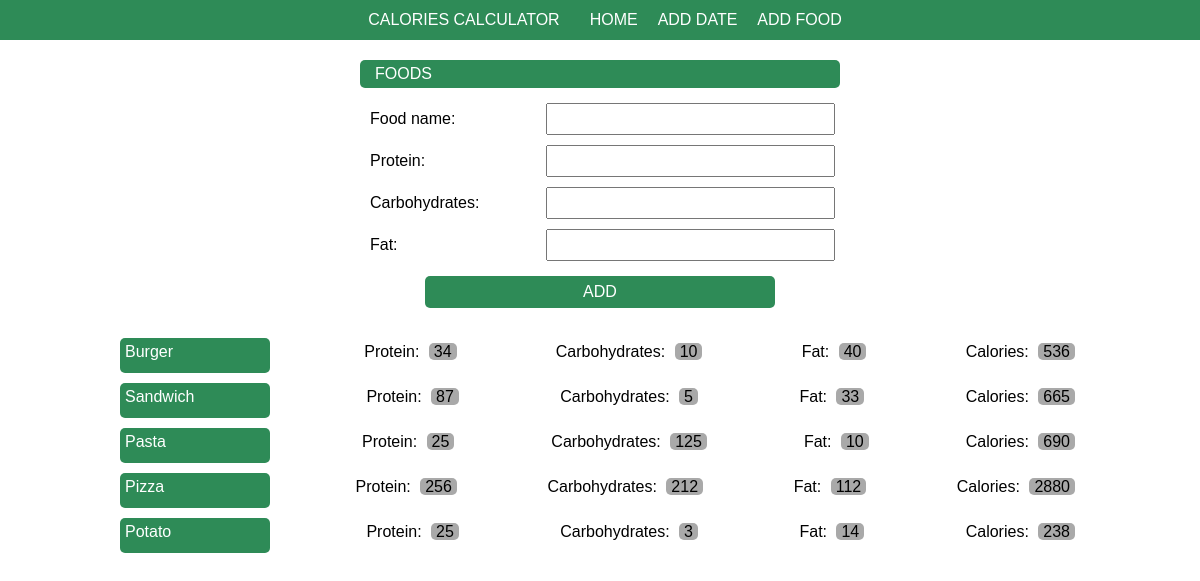
The app's page /food with its own data.
### tables this page shows
CREATE TABLE "food" (
	"id"	INTEGER,
	"name"	TEXT NOT NULL,
	"protein"	INTEGER NOT NULL,
	"carbohydrates"	INTEGER NOT NULL,
	"fat"	INTEGER NOT NULL,
	"calories"	INTEGER NOT NULL,
	PRIMARY KEY("id" AUTOINCREMENT)
);

### application/routes/food.py (the view, shortened to what this page needs)
@app.route('/food', methods=['POST', 'GET'])
def food():
    db = db_get()
    curr = db.execute('SELECT name, protein, carbohydrates, fat, calories FROM food')
    result = curr.fetchall()
    return render_template('add_food.html', title = 'Add food', result = result)

### application/__init__.py (called while the page is built)
def db_conn():
    sql = sqlite3.connect(r'C:\Users\Khoshkar\PycharmProjects\Calories\application\database\database.db')
    sql.row_factory = sqlite3.Row
    return sql

def db_get():
    if not hasattr(g, 'sqlite3'):
        g.sqlite_db = db_conn()
    return g.sqlite_db

@app.teardown_appcontext
def db_close(error):
    if hasattr(g, 'sqlite_db'):
        g.sqlite_db.close()

### application/templates/add_food.html (shortened to what this page needs)
{% extends 'base.html' %}
{% block body %}
    <article class="foods">
        <section class="header">
            <h2>Foods</h2>
        </section>
        <section class="form">
            <div>
                <form action="{{ url_for('food') }}" method="post">
                    <label for="food-name">
                        <span>Food name:</span>
                        <input type="text" name="food-name" id="food-name">
                    </label>
                    <label for="protein">
                        <span>Protein:</span>
                        <input type="number" name="protein" id="protein">
                    </label>
                    <label for="carbohydrates">
                        <span>Carbohydrates:</span>
                        <input type="number" name="carbohydrates" id="carbohydrates">
                    </label>
                    <label for="fat">
                        <span>Fat:</span>
                        <input type="number" name="fat" id="fat">
                    </label>
                    <button type="submit">Add</button>
                </form>
            </div>
            <div class="food-calories">
                {% for foo in result %}
                <ul>
                    <li class="food-name">{{ foo.name }}</li>
                    <li>
                        <span>Protein:</span>
                        <span>{{ foo.protein }}</span>
                    </li>
                    <li>
                        <span>Carbohydrates:</span>
                        <span>{{ foo.carbohydrates }}</span>
                    </li>
                    <li>
                        <span>Fat:</span>
                        <span>{{ foo.fat }}</span>
                    </li>
                    <li>
                        <span>Calories:</span>
                        <span>{{ foo.calories }}</span>
                    </li>
                </ul>
                {% endfor %}
            </div>
        </section>
    </article>
{% endblock %}

### application/static/css/style.css (style rules this page uses)
* { box-sizing: border-box; margin: 0; padding: 0; }
body { font-size: 62.5%; font-family: 'Ubuntu', 'Lucida Grande', 'Lucida Sans Unicode', 'Geneva', 'Verdana', sans-serif; display: flex; flex-direction: column; align-items: center; }
.foods, .date { display: flex; flex-direction: column; align-items: center; margin-top: 20px; width: 80%; }
.foods section.header, .date section.header { background: seagreen; width: 50%; border-radius: 5px; margin-bottom: 10px; }
.foods section.header h2, .date section.header h2 { color: white; padding: 5px 15px; font-weight: normal; font-size: 1rem; text-transform: uppercase; }
.foods section.form, .date section.form { width: 100%; }
.foods section.form div, .date section.form div { display: flex; justify-content: center; }
.foods section.form div form, .date section.form div form { display: flex; flex-direction: column; width: 50%; }
.foods section.form div form label, .date section.form div form label { font-size: 1rem; margin: 5px; display: flex; flex-direction: row; align-items: center; justify-content: space-between; }
.foods section.form div form label span, .date section.form div form label span { font-size: 1rem; padding: 0 5px; flex-basis: 250px; }
.foods section.form div form label input, .foods section.form div form label select, .date section.form div form label input, .date section.form div form label select { font-size: 1rem; padding: 5px; width: 400px; }
.foods section.form div form button, .date section.form div form button { font-size: 1rem; background: seagreen; color: white; border: 0; padding: 7px; width: 350px; align-self: center; border-radius: 5px; margin-top: 10px; text-transform: uppercase; }
.foods section.form .food-calories, .date section.form .food-calories { font-size: 1rem; margin: 20px 0; display: flex; flex-direction: column; }
.foods section.form .food-calories ul, .date section.form .food-calories ul { display: flex; list-style: none; justify-content: space-between; margin-top: 10px; }
.foods section.form .food-calories ul .food-name, .date section.form .food-calories ul .food-name { background: seagreen; border-radius: 5px; color: white; flex-basis: 150px; height: 35px; }
.foods section.form .food-calories ul li, .date section.form .food-calories ul li { padding: 5px; }
.foods section.form .food-calories ul li :nth-child(2), .date section.form .food-calories ul li :nth-child(2) { background: darkgray; border-radius: 5px; }
.foods section.form .food-calories ul li span, .date section.form .food-calories ul li span { padding: 0 5px; }

### records on screen
food: name "Burger", protein "34", carbohydrates "10", fat "40", calories "536"
food: name "Sandwich", protein "87", carbohydrates "5", fat "33", calories "665"
food: name "Pasta", protein "25", carbohydrates "125", fat "10", calories "690"
food: name "Pizza", protein "256", carbohydrates "212", fat "112", calories "2880"
food: name "Potato", protein "25", carbohydrates "3", fat "14", calories "238"
